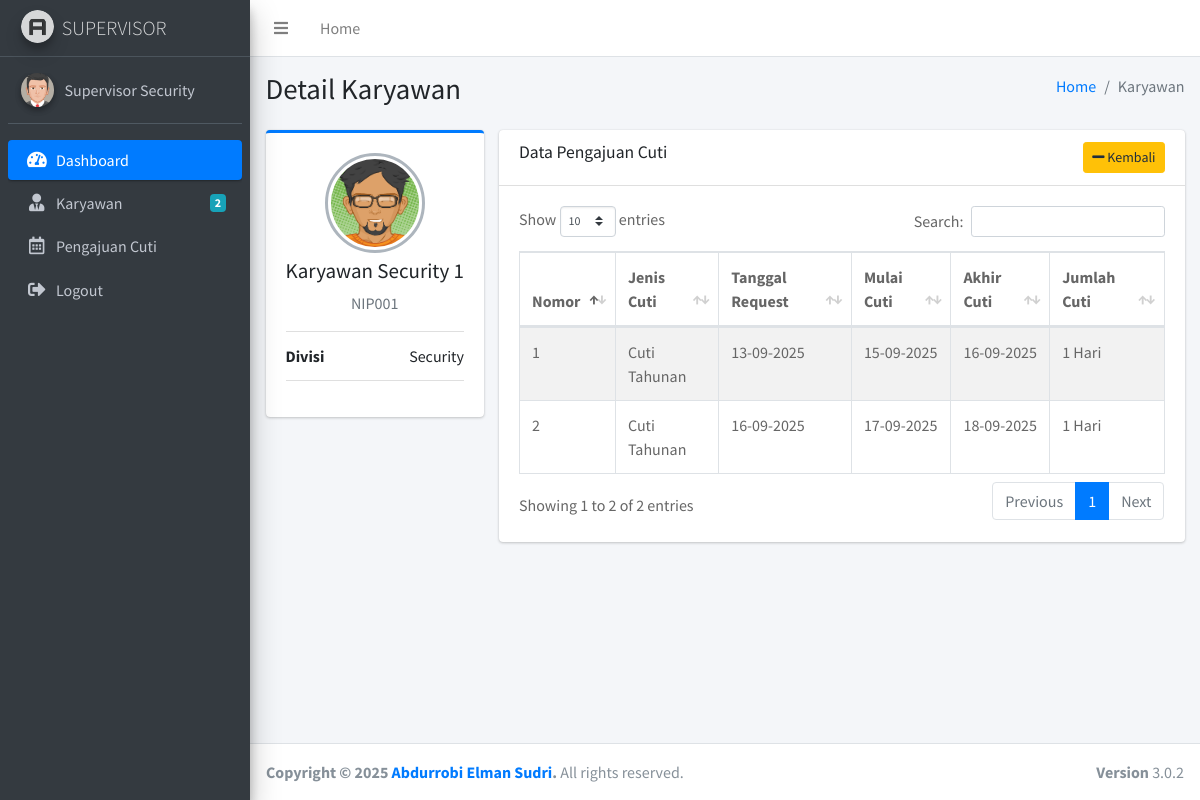
Screenshot of /supervisor/karyawan_detail.php?id=1 (signed in) with the database file from the repository.
### tables this page shows
CREATE TABLE `user` (
  `id` int NOT NULL AUTO_INCREMENT,
  `name` varchar(100) DEFAULT NULL,
  `nip` varchar(100) DEFAULT NULL,
  `kontak` varchar(100) DEFAULT NULL,
  `kelamin` varchar(100) DEFAULT NULL,
  `alamat` varchar(100) DEFAULT NULL,
  `divisi_id` int DEFAULT NULL,
  `role_id` int DEFAULT NULL,
  `username` varchar(100) DEFAULT NULL,
  `password` varchar(100) DEFAULT NULL,
  `foto` varchar(100) DEFAULT NULL,
  `tanda_tangan` varchar(100) DEFAULT NULL,
  `email` varchar(100) DEFAULT NULL,
  `created_at` datetime DEFAULT CURRENT_TIMESTAMP,
  PRIMARY KEY (`id`),
  KEY `fk_divisi` (`divisi_id`),
  KEY `fk_role` (`role_id`),
  CONSTRAINT `fk_divisi` FOREIGN KEY (`divisi_id`) REFERENCES `divisi` (`divisi_id`),
  CONSTRAINT `fk_role` FOREIGN KEY (`role_id`) REFERENCES `role` (`role_id`)
);

CREATE TABLE `divisi` (
  `divisi_id` int NOT NULL AUTO_INCREMENT,
  `divisi_name` varchar(100) NOT NULL,
  PRIMARY KEY (`divisi_id`)
);

CREATE TABLE `cuti` (
  `cuti_id` int NOT NULL AUTO_INCREMENT,
  `divisi_id` int DEFAULT NULL,
  `jenis_cuti_id` int DEFAULT NULL,
  `user_id` int DEFAULT NULL,
  `tanggal_cuti` varchar(100) DEFAULT NULL,
  `tanggal_mulai` varchar(100) DEFAULT NULL,
  `tanggal_selesai` varchar(100) DEFAULT NULL,
  `jumlah_cuti` int DEFAULT NULL,
  `alasan_cuti` text,
  `alamat_cuti` text,
  `supervisor_id` int DEFAULT NULL,
  `supervisor_status` varchar(100) DEFAULT NULL,
  `supervisor_keterangan` varchar(100) DEFAULT NULL,
  `manajer_id` int DEFAULT NULL,
  `manajer_status` varchar(100) DEFAULT NULL,
  `manajer_keterangan` varchar(100) DEFAULT NULL,
  PRIMARY KEY (`cuti_id`),
  KEY `fk_divisi2` (`divisi_id`),
  KEY `fk_jenis_cuti` (`jenis_cuti_id`),
  KEY `fk_user` (`user_id`),
  KEY `fk_supervisor` (`supervisor_id`),
  KEY `fk_manajer` (`manajer_id`),
  CONSTRAINT `fk_divisi2` FOREIGN KEY (`divisi_id`) REFERENCES `divisi` (`divisi_id`),
  CONSTRAINT `fk_jenis_cuti` FOREIGN KEY (`jenis_cuti_id`) REFERENCES `jenis_cuti` (`jenis_cuti_id`),
  CONSTRAINT `fk_manajer` FOREIGN KEY (`manajer_id`) REFERENCES `user` (`id`),
  CONSTRAINT `fk_supervisor` FOREIGN KEY (`supervisor_id`) REFERENCES `user` (`id`),
  CONSTRAINT `fk_user` FOREIGN KEY (`user_id`) REFERENCES `user` (`id`)
);

CREATE TABLE `jenis_cuti` (
  `jenis_cuti_id` int NOT NULL AUTO_INCREMENT,
  `jenis_cuti_name` varchar(100) NOT NULL,
  `jenis_cuti_jumlah` int NOT NULL,
  PRIMARY KEY (`jenis_cuti_id`)
);

### supervisor/karyawan_detail.php (the view)
<?php include 'header.php' ?>
<div class="content-wrapper">
  <section class="content-header">
    <div class="container-fluid">
      <div class="row mb-2">
        <div class="col-sm-6">
          <h1>Detail  Karyawan</h1>
        </div>
        <div class="col-sm-6">
          <ol class="breadcrumb float-sm-right">
            <li class="breadcrumb-item"><a href="#">Home</a></li>
            <li class="breadcrumb-item active">Karyawan</li>
          </ol>
        </div>
      </div>
    </div>
  </section>
  <section class="content">
    <div class="container-fluid">
      <div class="row">
        <div class="col-md-3">
          <?php
          $idkaryawan = $_GET['id'];
          $data = mysqli_query($koneksi,"select divisi.divisi_name as divisi_nama, user.* from user join divisi on user.divisi_id = divisi.divisi_id where user.id=$idkaryawan");
          $d = mysqli_fetch_assoc($data);
          ?>
          <div class="card card-primary card-outline">
            <div class="card-body box-profile">
              <div class="text-center">
                <?php
                if($d['foto']=="karyawan_foto.png"){
                  ?>
                  <img class="profile-user-img img-fluid img-circle"
                  src="../dist/img/karyawan_foto.png"
                  alt="User profile picture">
                  <?php
                }else{
                  ?>
                  <img class="profile-user-img img-fluid img-circle"
                  src="../gambar/user/<?php echo $d['_foto'] ?>"
                  alt="User profile picture">
                  <?php
                }
                ?>
              </div>
              <h3 class="profile-username text-center"><?php echo $d['name'] ?></h3>
              <p class="text-muted text-center"><?php echo $d['nip'] ?></p>
              <ul class="list-group list-group-unbordered mb-3">
                <li class="list-group-item">
                  <b>Divisi</b> <a class="float-right"><?php echo $d['divisi_nama'] ?></a>
                </li>
              </ul>
            </div>
          </div>
        </div>
        <div class="col-md-9">
          <div class="card">
            <div class="card-header">
              <h3 class="card-title">Data Pengajuan Cuti</h3>
              <div class="float-right">
                <a href="karyawan.php" class="btn btn-sm btn-warning"><i class="fa fa-minus"></i> Kembali</a>
              </div>
            </div>
            <div class="card-body">
              <div class="tab-content">
                <div class="active tab-pane">
                  <div class="post">
                    <div class="table-responsive">
                      <table id="example1" class="table table-bordered table-striped">
                          <thead>
                            <tr>
                              <th width="1%">Nomor</th>
                              <th>Jenis Cuti</th>
                              <th>Tanggal Request</th>
                              <th>Mulai Cuti</th>
                              <th>Akhir Cuti</th>
                              <th>Jumlah Cuti</th>
                            </tr>
                          </thead>
                          <tbody>
                            <?php
                            $idkaryawan = $_GET['id'];
                            $no=1;
                            $data = mysqli_query($koneksi,"select jenis_cuti.jenis_cuti_name as jenis_nama, cuti.* from cuti join jenis_cuti on cuti.jenis_cuti_id = jenis_cuti.jenis_cuti_id where cuti.user_id=$idkaryawan");
                            while($d = mysqli_fetch_array($data)){
                              ?>
                              <tr>
                                <td><?php echo $no++; ?></td>
                                <td><?php echo $d['jenis_nama'] ?></td>
                                <td><?php echo date('d-m-Y', strtotime($d['tanggal_cuti'])) ?></td>
                                <td><?php echo date('d-m-Y', strtotime($d['tanggal_mulai'])) ?></td>
                                <td><?php echo date('d-m-Y', strtotime($d['tanggal_selesai'])) ?></td>
                                <td>
                                  <?php
                                  $x = date("d", strtotime($d['tanggal_mulai']));
                                  $xx = date("d", strtotime($d['tanggal_selesai']));
                                  $hasil = abs($x-$xx);
                                  echo $hasil." Hari";
                                  ?>
                                </td>
                              </tr>
                              <?php
                            }
                            ?>
                          </tbody>
                        </table>
                      </div>
                    </div>
                </div>
              </div>
            </div>
          </div>
        </div>
      </div>
    </div>
  </section>
</div>
<?php include 'footer.php' ?>

### supervisor/header.php (shortened to what this page needs)
<!DOCTYPE html>
<html>
<head>
  <link rel="stylesheet" href="../plugins/fontawesome-free/css/all.min.css">
  <link rel="stylesheet" href="https://code.ionicframework.com/ionicons/2.0.1/css/ionicons.min.css">
  <link rel="stylesheet" href="../plugins/tempusdominus-bootstrap-4/css/tempusdominus-bootstrap-4.min.css">
  <link rel="stylesheet" href="../plugins/icheck-bootstrap/icheck-bootstrap.min.css">
  <link rel="stylesheet" href="../plugins/jqvmap/jqvmap.min.css">
  <link rel="stylesheet" href="../plugins/datatables-bs4/css/dataTables.bootstrap4.css">
  <link rel="stylesheet" href="../dist/css/adminlte.min.css">
  <link rel="stylesheet" href="../plugins/overlayScrollbars/css/OverlayScrollbars.min.css">
  <link rel="stylesheet" href="../plugins/daterangepicker/daterangepicker.css">
  <link rel="stylesheet" href="../plugins/summernote/summernote-bs4.css">
</head>
  <?php include '../koneksi.php'; ?>
<body class="hold-transition sidebar-mini layout-fixed">
<div class="wrapper">
  <nav class="main-header navbar navbar-expand navbar-white navbar-light">
    <ul class="navbar-nav">
      <li class="nav-item">
        <a class="nav-link" data-widget="pushmenu" href="#"><i class="fas fa-bars"></i></a>
      </li>
      <li class="nav-item d-none d-sm-inline-block">
        <a href="index.php" class="nav-link">Home</a>
      </li>
    </ul>
  </nav>
  <aside class="main-sidebar sidebar-dark-primary elevation-4">
    <a href="index.php" class="brand-link">
      <img src="../dist/img/AdminLTELogo.png" alt="AdminLTE Logo" class="brand-image img-circle elevation-3"
           style="opacity: .8">
      <span class="brand-text font-weight-light">SUPERVISOR</span>
    </a>
    <?php
    $saya = $_SESSION['id'];
    $data = mysqli_query($koneksi,"select * from user where id=$saya");
    $d = mysqli_fetch_assoc($data);
     ?>
    <div class="sidebar">
      <div class="user-panel mt-3 pb-3 mb-3 d-flex">
        <div class="image">
          <?php
          if($d['foto']=="supervisor_foto.png"){
            ?>
            <img src="../dist/img/supervisor_foto.png" class="img-circle elevation-2" alt="User Image">
            <?php
          }else{
            ?>
            <img src="../gambar/user/<?php echo $d['foto'] ?>" class="img-circle elevation-2" alt="User Image">
            <?php
          }
          ?>
        </div>
        <div class="info">
          <a href="#" class="d-block"><?php echo $d['name'] ?></a>
        </div>
      </div>
      <nav class="mt-2">
        <ul class="nav nav-pills nav-sidebar flex-column" data-widget="treeview" role="menu" data-accordion="false">
          <li class="nav-item has-treeview menu-open">
            <a href="index.php" class="nav-link active">
              <i class="nav-icon fas fa-tachometer-alt"></i>
              <p>
                Dashboard
              </p>
            </a>
          </li>
          <li class="nav-item">
            <a href="karyawan.php" class="nav-link">
              <i class="nav-icon fas fa-user-tie"></i>
              <p>
                Karyawan
                <?php
                $divisi = $_SESSION['divisi'];
                $karyawan = mysqli_query($koneksi,"select * from user where divisi_id=$divisi and role_id=1");
                $k = mysqli_num_rows($karyawan);
                 ?>
                <span class="badge badge-info right"><?php echo $k ?></span>
              </p>
            </a>
          </li>
          <li class="nav-item">
            <a href="cuti.php" class="nav-link">
              <i class="nav-icon far fa-calendar-alt"></i>
              <p>
                Pengajuan Cuti
              </p>
            </a>
          </li>
           <li class="nav-item">
            <a href="logout.php" class="nav-link">
              <i class="nav-icon fas fa-sign-out-alt"></i>
              <p>
                Logout
              </p>
            </a>
          </li>
        </ul>
      </nav>
    </div>
  </aside>

### rows the page displays
user: name "Supervisor Security"
user: name "Karyawan Security 1", nip "NIP001", divisi.divisi_name "Security"
cuti: jenis_cuti.jenis_cuti_name "Cuti Tahunan", tanggal_cuti "13-09-2025", tanggal_mulai "15-09-2025", tanggal_selesai "16-09-2025", hasil "1"
cuti: jenis_cuti.jenis_cuti_name "Cuti Tahunan", tanggal_cuti "16-09-2025", tanggal_mulai "17-09-2025", tanggal_selesai "18-09-2025", hasil "1"

### other values shown
$k "2"
